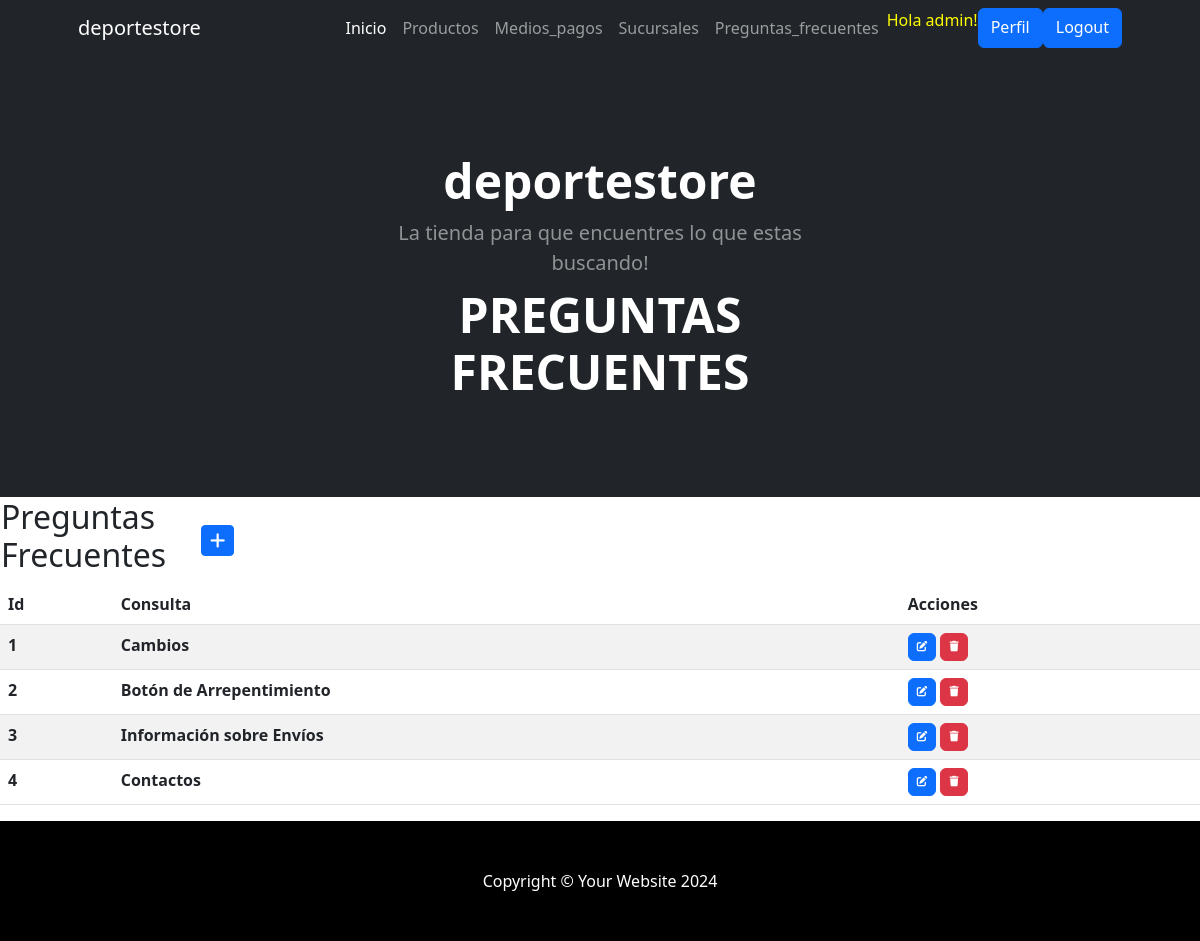
The app's page /aplicacion/preguntas_frecuentes/ (signed in) with its own data.
### aplicacion/models.py (models this page shows, shortened)
class Preguntas_frecuentes(models.Model):
    consulta = models.CharField(max_length=50)
    class Meta:
        verbose_name = "Consulta"
        verbose_name_plural = "Consultas"

### aplicacion/views.py (the view)
# urls.py: path('preguntas_frecuentes/', Preguntas_frecuentesList.as_view(), name="preguntas_frecuentes"),
class Preguntas_frecuentesList(LoginRequiredMixin, ListView):
    model = Preguntas_frecuentes

### aplicacion/templates/aplicacion/preguntas_frecuentes_list.html (shortened to what this page needs)
{% extends 'aplicacion/home.html' %}
{% block contenido %}
    <h1 class="display-5 fw-bolder text-white mb-2"> PREGUNTAS FRECUENTES </h1>
{% endblock contenido %}
{% block contenido2 %}
     <table>
        <tr>
           <td width="200"><h2>Preguntas Frecuentes</h2></td>
           <td>
             <a
             href="{% url 'preguntas_frecuentes_form' %}"
             class="btn btn-primary btn-sm"
             >
             </a>
           </td>
        </tr>
   </table>
    <table class="table table-striped">
        <thead>
            <tr>
                <th>Id</th>
                <th>Consulta</th>
                <th>Acciones</th>
            </tr>
        </thead>
        <tbody>
    {% for c in preguntas_frecuentes_list %}
           <tr>
               <th>{{ c.id }}</th>
               <th>{{ c.consulta }}</th>
               <th>
                <a
                  href="{% url 'preguntas_frecuentes_actualizar' c.id %}"
                  class="btn btn-primary"
                  style="--bs-btn-padding-y: .25rem; --bs-btn-padding-x: .5rem; --bs-btn-font-size: .75rem;"
                  >
                </a>
                <a
                  href="{% url 'preguntas_frecuentes_borrar' c.id %}"
                  class="btn btn-danger"
                  style="--bs-btn-padding-y: .25rem; --bs-btn-padding-x: .5rem; --bs-btn-font-size: .75rem;"
                  >
                </a>
              </th>
           </tr>
    {% endfor %}
        </tbody>
    </table>
{% endblock contenido2 %}

### aplicacion/templates/aplicacion/home.html (shortened to what this page needs)
<!DOCTYPE html>
<html lang="en">
    <head>
        {% load static %}
        <link href="https://cdn.jsdelivr.net/npm/bootstrap-icons@1.4.1/font/bootstrap-icons.css" rel="stylesheet" />
        <link href="{% static 'css/styles.css' %}" rel="stylesheet" />
        <link rel="stylesheet" href="https://cdnjs.cloudflare.com/ajax/libs/font-awesome/6.4.0/css/all.min.css">
    </head>
    <body>
        <nav class="navbar navbar-expand-lg navbar-dark bg-dark">
            <div class="container px-5">
                <a class="navbar-brand" href="#!">deportestore</a>
                <div class="collapse navbar-collapse" id="navbarSupportedContent">
                    <ul class="navbar-nav ms-auto mb-2 mb-lg-0">
                        <li class="nav-item"><a class="nav-link active" aria-current="page" href="{% url 'home' %}">Inicio</a></li>
                    {% if user.is_authenticated %}
                        <li class="nav-item"><a class="nav-link" href="{% url 'productos' %}">Productos</a></li>
                        <li class="nav-item"><a class="nav-link" href="{% url 'medios_pago' %}">Medios_pagos</a></li>
                        <li class="nav-item"><a class="nav-link" href="{% url 'sucursales' %}">Sucursales</a></li>
                        <li class="nav-item"><a class="nav-link" href="{% url 'preguntas_frecuentes' %}">Preguntas_frecuentes</a></li>
                        <p style="color:yellow">Hola {{user.username}}!</p>
                        <a class="btn btn-primary" href="{% url 'editar_perfil' %}">Perfil</a>
                        <a class="btn btn-primary" href="{% url 'logout' %}">Logout</a>
                    {% else %}
                        <a class="btn btn-primary" href="{% url 'login' %}">Login</a>
                        <a class="btn btn-success" href="{% url 'registro' %}">Registro</a>
                    {% endif %}
                    </ul>
                </div>
            </div>
        </nav>
        <header class="bg-dark py-5">
            <div class="container px-5">
                <div class="row gx-5 justify-content-center">
                    <div class="col-lg-6">
                        <div class="text-center my-5">
                            <h1 class="display-5 fw-bolder text-white mb-2">deportestore</h1>
                            <p class="lead text-white-50 mb-2">La tienda para que encuentres lo que estas buscando!</p>
                            {% block contenido %}
                            {% endblock contenido %}
                        </div>
                    </div>
                </div>
            </div>
        </header>
        {% block contenido2 %}
        {% endblock contenido2 %}
        <footer class="py-5 bg-black">
        <div class="container px-5"><p class="m-0 text-center text-white">Copyright &copy; Your Website 2024</p></div>
        </footer>
    </body>
</html>

### records on screen
Preguntas_frecuentes: id "1", consulta "Cambios"
Preguntas_frecuentes: id "2", consulta "Botón de Arrepentimiento"
Preguntas_frecuentes: id "3", consulta "Información sobre Envíos"
Preguntas_frecuentes: id "4", consulta "Contactos"

### other values on screen
{{ user.username }} "admin"
